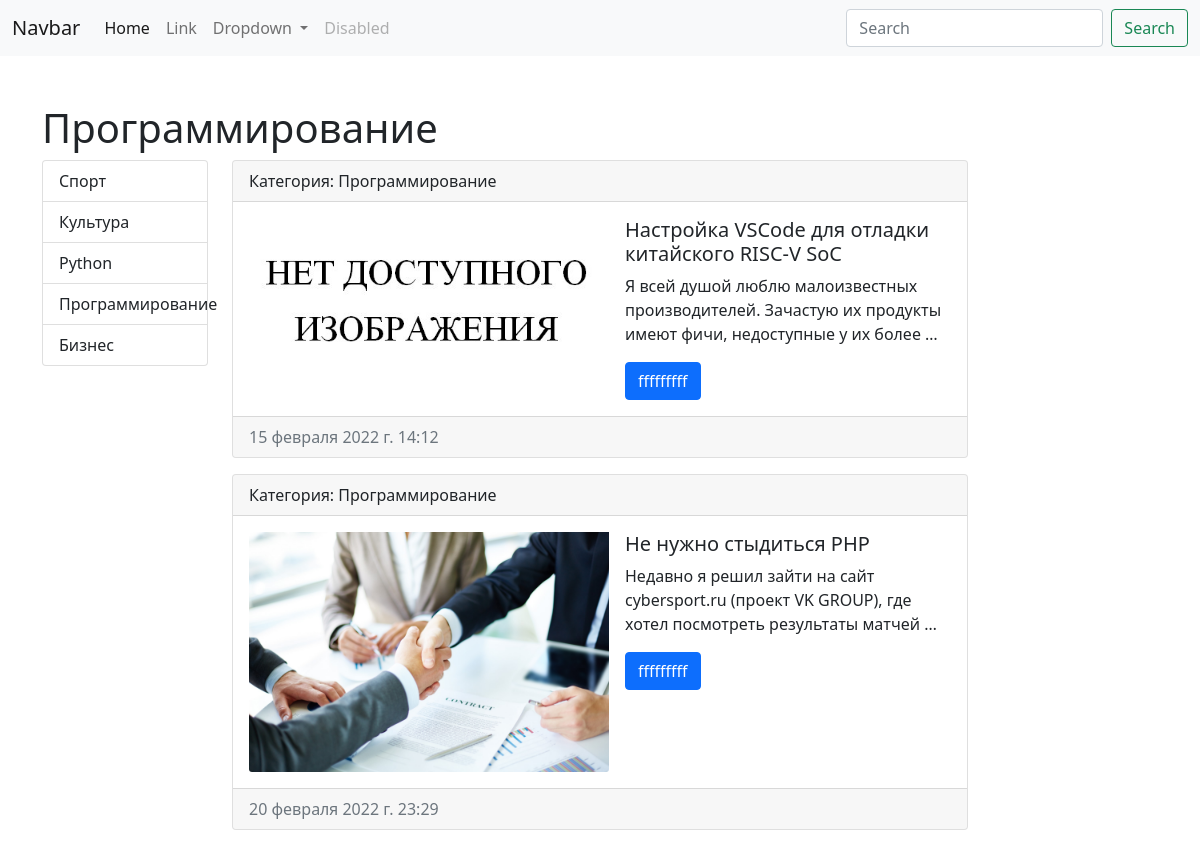
Page /category/4 on the committed database.
### news/models.py (models this page shows, shortened)
class Category(models.Model):
    category = models.CharField(max_length=100, db_index=True)
    def __str__(self):
        return self.category
    class Meta:
        verbose_name = "Категория"
        verbose_name_plural = "Категории"
        ordering = ['id']

class MyModel(models.Model):
    caption = models.CharField(max_length=100, verbose_name="Заголовок")
    text = models.TextField()
    created_at = models.DateTimeField(auto_now_add=True, verbose_name="Дата создания")
    updated_at = models.DateTimeField(auto_now=True, verbose_name="Обновленно")
    photo = models.ImageField(upload_to="news/%Y/%m/%d", blank=True)
    is_published = models.BooleanField(default=True, verbose_name="Опубликовано")
    category = models.ForeignKey(Category, on_delete=models.PROTECT, null=True)
    class Meta:
        verbose_name = "Новость"
        verbose_name_plural = "Новости"
        ordering = ['id']

### news/views.py (the view)
# urls.py: path('category/<int:category_id>', get_category)
def get_category(request, category_id):
    news = MyModel.objects.filter(category=category_id)
    ct = Category.objects.all()
    context = {
        "categories": ct,
        "news": news,
        "title": Category.objects.get(pk=category_id).category
    }
    return render(request, "news/category_get.html", context)

### news/templates/news/category_get.html (shortened to what this page needs)
<!doctype html>
<html lang="en">
<head>
    <link href="https://cdn.jsdelivr.net/npm/bootstrap@5.1.3/dist/css/bootstrap.min.css" rel="stylesheet"
>
</head>
<body>
<nav class="navbar navbar-expand-lg navbar-light bg-light">
    <div class="container-fluid">
        <a class="navbar-brand" href="#">Navbar</a>
        <div class="collapse navbar-collapse" id="navbarSupportedContent">
            <ul class="navbar-nav me-auto mb-2 mb-lg-0">
                <li class="nav-item">
                    <a class="nav-link active" aria-current="page" href="#">Home</a>
                </li>
                <li class="nav-item">
                    <a class="nav-link" href="/sitemap">Link</a>
                </li>
                <li class="nav-item dropdown">
                    <a class="nav-link dropdown-toggle" href="#" id="navbarDropdown" role="button"
                       data-bs-toggle="dropdown" aria-expanded="false">
                        Dropdown
                    </a>
                </li>
                <li class="nav-item">
                    <a class="nav-link disabled">Disabled</a>
                </li>
            </ul>
            <form class="d-flex">
                <input class="form-control me-2" type="search" placeholder="Search" aria-label="Search">
                <button class="btn btn-outline-success" type="submit">Search</button>
            </form>
        </div>
    </div>
</nav>
<div class="container mt-5">
    <h1>{{title}}</h1>
    <div class="row">
        <div class="col-md-2">
            <ul class="list-group">
                {%for i in categories%}
                <a href="/category/{{i.pk}}"  class="list-group-item">{{i.category}}</a>
                {%endfor%}
            </ul>
        </div>
        <div class="col-md-8">
            {%for i in news%}
            <div class="card mb-3">
                <div class="card-header">
                    Категория: {{i.category}}
                </div>
                <div class="card-body">
                    <div class="d-flex">
                        <div class="flex-shrink-0">
                            {% if i.photo%}
                            <img src="{{i.photo.url}}" class="card-img-bottom" style="width: 360px" alt="NOT FOUND">
                            {% else %}
                            <img src="/media/news/img.png" class="card-img-bottom" style="width: 360px" alt="NOT FOUND">
                            {% endif %}
                        </div>
                        <div class="flex-grow-1 ms-3">
                            <h5 class="card-title">{{i.caption}}</h5>
                            <p class="card-text">{{i.text|truncatewords:15}}</p>
                            <a href="#" class="btn btn-primary">fffffffff</a>
                        </div>
                    </div>
                </div>
                <div class="card-footer text-muted">
                    {{i.created_at}}
                </div>
            </div>
            {%endfor%}
        </div>
    </div>
</div>
</body>
</html>

### rows in the picture
Category: category "Программирование"
Category: category "Спорт"
Category: category "Культура"
Category: category "Python"
Category: category "Бизнес"
MyModel: category "Программирование", caption "Настройка VSCode для отладки китайского RISC-V SoC", text "Я всей душой люблю малоизвестных производителей. Зачастую их продукты имеют фичи, недоступные у их более …", created_at "15 февраля 2022 г. 14:12"
MyModel: category "Программирование", photo (picture), caption "Не нужно стыдиться PHP", text "Недавно я решил зайти на сайт cybersport.ru (проект VK GROUP), где хотел посмотреть результаты матчей …", created_at "20 февраля 2022 г. 23:29"
